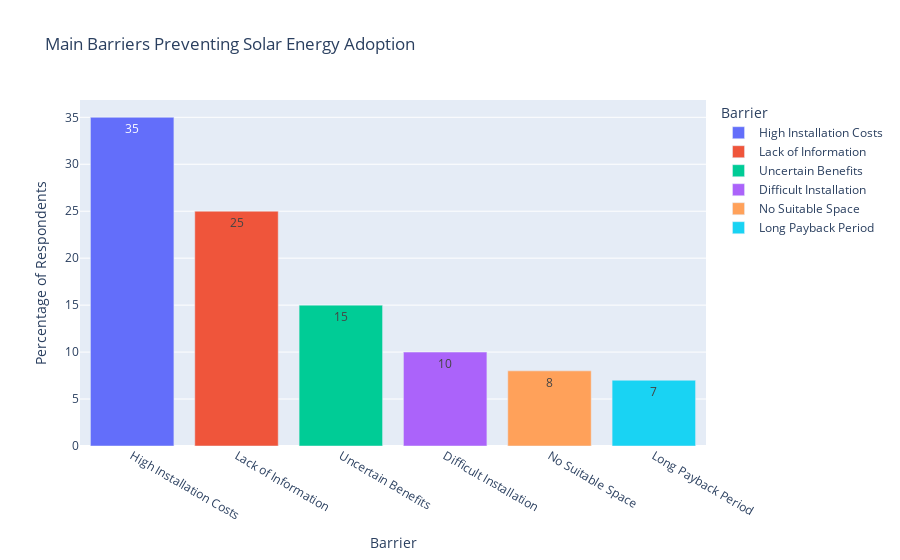

Notebook code cell kept with this figure:
### Code cell
import pandas as pd
import plotly.express as px

# Sample data for barriers to adopting solar energy
data = {
    "Barrier": [
        "High Installation Costs", 
        "Lack of Information", 
        "Uncertain Benefits", 
        "Difficult Installation", 
        "No Suitable Space",
        "Long Payback Period"
    ],
    "Percentage": [35, 25, 15, 10, 8, 7]
}

# Convert to DataFrame
df = pd.DataFrame(data)

# Create a bar chart to show the barriers preventing solar adoption
fig = px.bar(
    df, 
    x="Barrier", 
    y="Percentage", 
    title="Main Barriers Preventing Solar Energy Adoption",
    labels={"Percentage": "Percentage of Respondents"},
    color="Barrier",
    text="Percentage"
)

# Show the chart
fig.show()
fig.write_json("Concerns_about_cost_NZ")

### Figure 1 — Plotly figure (JSON) as saved in the notebook; plotly's stock layout.template omitted (floating-point values rounded to 4 significant figures)
{"data": [{"alignmentgroup": "True", "hovertemplate": "Barrier=%{x}<br>Percentage of Respondents=%{text}<extra></extra>", "legendgroup": "High Installation Costs", "marker": {"color": "#636efa", "pattern": {"shape": ""}}, "name": "High Installation Costs", "offsetgroup": "High Installation Costs", "orientation": "v", "showlegend": true, "text": [35], "textposition": "auto", "type": "bar", "x": ["High Installation Costs"], "xaxis": "x", "y": [35], "yaxis": "y"}, {"alignmentgroup": "True", "hovertemplate": "Barrier=%{x}<br>Percentage of Respondents=%{text}<extra></extra>", "legendgroup": "Lack of Information", "marker": {"color": "#EF553B", "pattern": {"shape": ""}}, "name": "Lack of Information", "offsetgroup": "Lack of Information", "orientation": "v", "showlegend": true, "text": [25], "textposition": "auto", "type": "bar", "x": ["Lack of Information"], "xaxis": "x", "y": [25], "yaxis": "y"}, {"alignmentgroup": "True", "hovertemplate": "Barrier=%{x}<br>Percentage of Respondents=%{text}<extra></extra>", "legendgroup": "Uncertain Benefits", "marker": {"color": "#00cc96", "pattern": {"shape": ""}}, "name": "Uncertain Benefits", "offsetgroup": "Uncertain Benefits", "orientation": "v", "showlegend": true, "text": [15], "textposition": "auto", "type": "bar", "x": ["Uncertain Benefits"], "xaxis": "x", "y": [15], "yaxis": "y"}, {"alignmentgroup": "True", "hovertemplate": "Barrier=%{x}<br>Percentage of Respondents=%{text}<extra></extra>", "legendgroup": "Difficult Installation", "marker": {"color": "#ab63fa", "pattern": {"shape": ""}}, "name": "Difficult Installation", "offsetgroup": "Difficult Installation", "orientation": "v", "showlegend": true, "text": [10], "textposition": "auto", "type": "bar", "x": ["Difficult Installation"], "xaxis": "x", "y": [10], "yaxis": "y"}, {"alignmentgroup": "True", "hovertemplate": "Barrier=%{x}<br>Percentage of Respondents=%{text}<extra></extra>", "legendgroup": "No Suitable Space", "marker": {"color": "#FFA15A", "pattern": {"shape": ""}}, "name": "No Suitable Space", "offsetgroup": "No Suitable Space", "orientation": "v", "showlegend": true, "text": [8], "textposition": "auto", "type": "bar", "x": ["No Suitable Space"], "xaxis": "x", "y": [8], "yaxis": "y"}, {"alignmentgroup": "True", "hovertemplate": "Barrier=%{x}<br>Percentage of Respondents=%{text}<extra></extra>", "legendgroup": "Long Payback Period", "marker": {"color": "#19d3f3", "pattern": {"shape": ""}}, "name": "Long Payback Period", "offsetgroup": "Long Payback Period", "orientation": "v", "showlegend": true, "text": [7], "textposition": "auto", "type": "bar", "x": ["Long Payback Period"], "xaxis": "x", "y": [7], "yaxis": "y"}], "layout": {"barmode": "relative", "legend": {"title": {"text": "Barrier"}, "tracegroupgap": 0}, "title": {"text": "Main Barriers Preventing Solar Energy Adoption"}, "xaxis": {"anchor": "y", "categoryarray": ["High Installation Costs", "Lack of Information", "Uncertain Benefits", "Difficult Installation", "No Suitable Space", "Long Payback Period"], "categoryorder": "array", "domain": [0, 1], "title": {"text": "Barrier"}}, "yaxis": {"anchor": "x", "domain": [0, 1], "title": {"text": "Percentage of Respondents"}}}}
